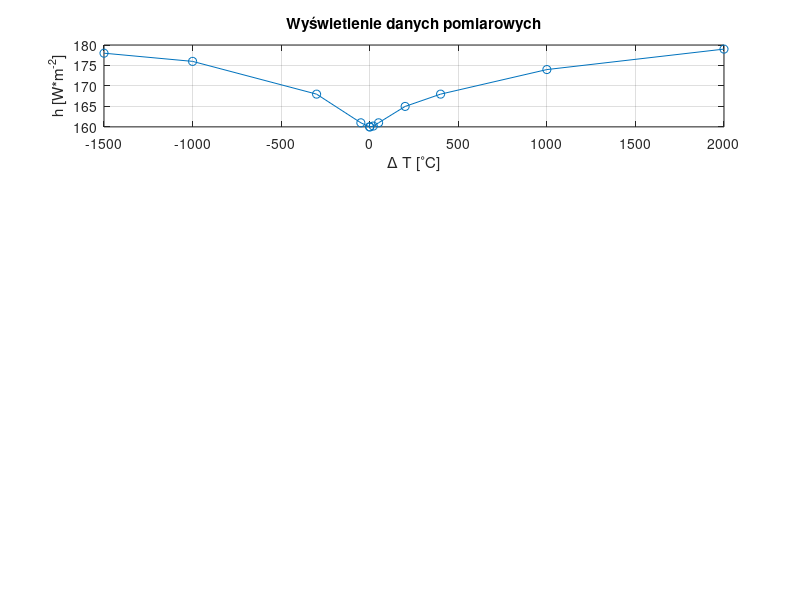

This figure's MATLAB source: (Note: this script raises an error after producing the figure.)
clc, clear, close all;
%% Dane
delta_T = [-1500, -1000, -300, -50, -1, 1, 20, 50, 200, 400, 1000, 2000];
h = [178, 176, 168, 161, 160, 160, 160.2, 161, 165, 168, 174, 179];
T_interpolacja = -1500:2000;

%% Wyświetlenie danych pomiarowych
figure(1);
subplot(4,1,1);
plot(delta_T, h, 'o-');
grid on;
title('Wyświetlenie danych pomiarowych');
xlab = xlabel('\Delta T [^{\circ}C]');
ylab = ylabel('h [W*m^{-2}]');

%% Interpolacja Lagrange
h_lagrange = interpolacja_lagrange(delta_T, h, T_interpolacja);
figure(1)
subplot(4,1,2);
plot(T_interpolacja, h_lagrange);
grid on;
title('Interpolacja Lagrange');
xlab = xlabel('\Delta T [^{\circ}C]');
ylab = ylabel('h [W*m^{-2}]');
% disp(oblicz_blad_interpolacji(h, h_lagrange));


%% Interpolacja Newton
% % wyniki dla interpolacji lagrange i newtona sa identyczne
% h_newton = interpolacja_newton(delta_T, h, T_interpolacja);
% subplot(4,1,3);
% plot(T_interpolacja, h_newton);
% grid on;
% title('Interpolacja Newtona');
% xlab = xlabel('\Delta T [^{\circ}C]');
% ylab = ylabel('h [W*m^{-2}]');
% 

%% Aproksymacja metodą najmniejszych kwadratów
% dla stopni wielomianów od 6 do 11 wartosci wychodza poza skale,
% dopasowujemy wielomianami do 5 stopnia analizujac blad aproksymacji =>
% najmniejszy blad jest dla stopnia 5
% bledy_aproksymacji = zeros(1,length(delta_T));
bledy_aproksymacji=[];
for n = 1:4
    [~, blad_aproksymacji] = least_squares_interpolation(delta_T, h, T_interpolacja, n);
    bledy_aproksymacji(1,n) = blad_aproksymacji;
end
[min_blad, n_blad] = min(bledy_aproksymacji);
[h_kwadraty, ~] = least_squares_interpolation(delta_T, h, T_interpolacja, n_blad);

figure(1)
subplot(4,1,3);
plot(T_interpolacja, h_kwadraty);
title(['Aproksymacja metodą najmniejszych kwadratów - stopień: ' num2str(n_blad)]);
xlab = xlabel('\Delta T [^{\circ}C]');
ylab = ylabel('h [W*m^{-2}]');
grid on;

%% Wyznaczanie węzłów równoodległych metodą graficzną
delta_T_rownoodlegle = podzial_wezlow(delta_T, h);
%% Interpolacja metodą splajnów
h_rownoodlegle = [178.0, 177.0, 176.0, 173.2, 170.3, 166.7, 160.0, 165.8, 169.0, 171.5, 174.0, 175.25, 176.5, 177.75, 179.0];
h_splajn = splajn(delta_T_rownoodlegle, h_rownoodlegle, T_interpolacja);
figure(1)
subplot(4,1,4)
plot(T_interpolacja, h_splajn);
grid on;
title('Interpolacja Lagrange');
xlab = xlabel('\Delta T [^{\circ}C]');
ylab = ylabel('h [W*m^{-2}]');

%% Porównanie na jednym wykresie wartości interpolowanych z danymi pomiarowymi
figure(3)
subplot(4,1,1)
plot(delta_T, h, 'o-');
grid on;
title('Wyświetlenie danych pomiarowych');
xlab = xlabel('\Delta T [^{\circ}C]');
ylab = ylabel('h [W*m^{-2}]');
ylim([min(h) max(h)]);

figure(3)
subplot(4,1,2);
plot(delta_T, h, '-o');
hold on;
plot(T_interpolacja, h_lagrange);
grid on;
title('Interpolacja Lagrange');
xlab = xlabel('\Delta T [^{\circ}C]');
ylab = ylabel('h [W*m^{-2}]');
ylim([min(h) max(h)]);

figure(3)
subplot(4,1,3);
plot(delta_T, h, '-o');
hold on;
plot(T_interpolacja, h_kwadraty);
title(['Aproksymacja metodą najmniejszych kwadratów - stopień: ' num2str(n_blad)]);
xlab = xlabel('\Delta T [^{\circ}C]');
ylab = ylabel('h [W*m^{-2}]');
grid on;

figure(4)
subplot(4,1,4)
plot(delta_T_rownoodlegle, h_rownoodlegle, '-o');
hold on;
plot(T_interpolacja, h_splajn);
grid on;
title('Interpolacja Lagrange');
xlab = xlabel('\Delta T [^{\circ}C]');
ylab = ylabel('h [W*m^{-2}]');


%% Funkcje
function h_lagrange = interpolacja_lagrange(delta_T, h, T_interpolacja)
    n = length(delta_T);
    h_lagrange = zeros(size(T_interpolacja));
    for i = 1:n
        phi = ones(size(T_interpolacja));
        for j = 1:n
            if j ~= i
                phi = phi .* (T_interpolacja - delta_T(j)) / (delta_T(i) - delta_T(j));
            end
        end
        h_lagrange = h_lagrange + h(i) * phi;
    end
end

function h_newton = interpolacja_newton(delta_T, h, T_interpolacja)
    n = length(delta_T);
    h_newton = zeros(size(T_interpolacja));
    wspolczynniki = ilorazy_roznicowe(delta_T, h);
    for i = 1:n
        term = wspolczynniki(i);
        for j = 1:i-1
            term = term .* (T_interpolacja - delta_T(j));
        end
        h_newton = h_newton + term;
    end
end

function wspolczynniki = ilorazy_roznicowe(delta_T, h)
    n = length(delta_T);
    wspolczynniki = h;
    for j = 2:n
        for i = n:-1:j
            wspolczynniki(i) = (wspolczynniki(i) - wspolczynniki(i-1)) / (delta_T(i) - delta_T(i-j+1));
        end
    end
end

function [h_kwadraty, blad_aproksymacji] = least_squares_interpolation(delta_T, h, T_interpolacja, n)
    A = zeros(n + 1, n + 1);
    B = zeros(n + 1, 1);
    for i = 1:n + 1
        for j = i:n+i
            A(i, j-i+1) = sum(delta_T.^(j-1));
        end
        B(i) = sum(h .* delta_T.^(i-1));
    end
    X = A \ B;
    
    h_kwadraty = zeros(size(T_interpolacja));
    for i = 1:length(T_interpolacja)
        h_kwadraty(i) = 0;
        for j = 1:n+1
            h_kwadraty(i) = h_kwadraty(i) + X(j) * T_interpolacja(i)^(j-1);
        end
    end

    blad_aproksymacji = sqrt(sum((h - polyval(flip(X), delta_T)).^2) / length(delta_T));
end

function blad_interpolacji = oblicz_blad_interpolacji(h_pomiarowe, h_interpolowane)
    blad_interpolacji = sqrt(sum((h_pomiarowe - h_interpolowane).^2) / length(h_pomiarowe));
end

function delta_T_rownoodlegle = podzial_wezlow(delta_T, h)
    zakres = max(delta_T) - min(delta_T);
    ilosc_wezlow = 15;
    krok = zakres ./ (ilosc_wezlow - 1);
    delta_T_rownoodlegle = min(delta_T):krok:max(delta_T);
    disp('Liczba węzłów:');
    disp(ilosc_wezlow);
    disp('Odstęp między węzłami:');
    disp(krok);
    disp('Węzły:');
    disp(delta_T_rownoodlegle);
    figure()
    plot(delta_T, h, '-o');
    xlim([min(delta_T), max(delta_T)]);
    for i=1:length(delta_T_rownoodlegle)
        hold on;
        xline(delta_T_rownoodlegle(i), 'Label', ['X = ' num2str(delta_T_rownoodlegle(i))])
    end
    title('Wykres potrzebny do wyznaczenia metodą graficzną węzłów równoodległych')
    xlab = xlabel('\Delta T [^{\circ}C]');
    ylab = ylabel('h [W*m^{-2}]');
    grid on;
    yticks(min(h):0.5:max(h)); 
    ytickformat('%.1f'); 
end

function y_splajn = splajn(delta_T_rownoodlegle, h_rownoodlegle, T_interpolacja)
    alfa = -0.02;
    beta = 0.01;

    n = length(delta_T_rownoodlegle);
    h = delta_T_rownoodlegle(2) - delta_T_rownoodlegle(1);
    
    % macierz A
    A = diag(4 * ones(1, n)) + diag(ones(1, n - 1), 1) + diag(ones(1, n - 1), -1);
    A(1,2) = 2;
    A(end, end-1) = 2;

    % macierz Y
    h_rownoodlegle(1) = h_rownoodlegle(1) + alfa * h / 3;
    h_rownoodlegle(end) = h_rownoodlegle(end) - beta * h / 3;
    
    % wspolczynniki C
    c = A\h_rownoodlegle';
    c_1 = c(1) - alfa * h/3;
    c_n1 = c(end-1) + beta * h/3;
    c = [c_1, c', c_n1];
   
    % obliczanie S3(x) na podstawie wyznaczonych fi_i
    wezly_rownoodlegle = delta_T_rownoodlegle(1)-h:h:delta_T_rownoodlegle(end)+h;
    f = zeros(n+2, length(T_interpolacja));
    f2 = zeros(n+2, length(T_interpolacja));
    
    % podstawianie do phi
    for i = 1:n+2
        f(i,:) = phi(T_interpolacja, wezly_rownoodlegle(i), h);
        f2(i,:) = c(i) * f(i,:);
    end
    y_splajn = sum(f2,1);

end

function f = phi(X, wezel, h)
    w = wezel + (-2:2)*h;
    f1 = @(x) (x-w(1))^3;
    f2 = @(x) (x-w(1))^3 - 4*(x-w(2))^3;
    f3 = @(x) (w(5)-x)^3 - 4*(w(4)-x)^3;
    f4 = @(x) (w(5)-x)^3;
    f = zeros(1,length(X));
    licznik = 1;
    for x=X
        if x >= w(1) && x <= w(2)
            f(licznik) = f1(x);
        elseif x >= w(2) && x <= w(3)
            f(licznik) = f2(x);
        elseif x >= w(3) && x <= w(4)
            f(licznik) = f3(x);
        elseif x >= w(4) && x <= w(5)
            f(licznik) = f4(x);
        else
            f(licznik) = 0;
        end
        f(licznik) = 1/(h^3) * f(licznik);
        licznik = licznik + 1;
    end
end